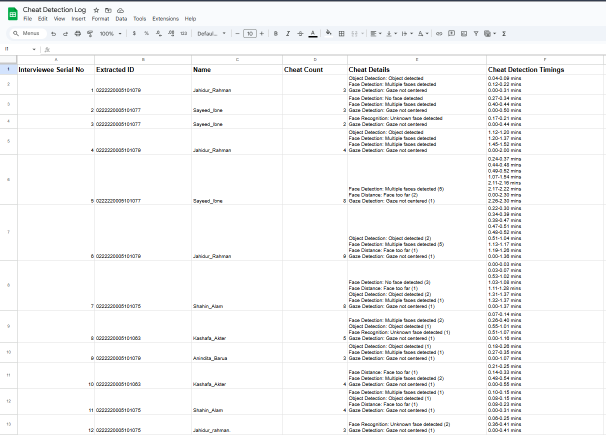
#> input picture Cheat detection data sheet.png, 1212 x 870 px (shown at 1/2 size)
$ python -i 'id extraction.py'   (imports and definitions only)
#> lines starting #> are read from the running program, lines starting #| are printed output that depends on the picture
#> further down, picture is the input picture: shape (870, 1212, 3); mean B, G, R 245.8, 245.5, 245.1
# Extracts and validates 16-digit ID numbers from images using OCR, with scan retries, threading, and user confirmation handling.

import cv2
import pytesseract
import re
import threading
import time
pytesseract.pytesseract.tesseract_cmd = r"C:\Program Files\Tesseract-OCR\tesseract.exe"

class IDExtractor:
    # Initializes the ID extractor and sets default values for tracking scan state
    def __init__(self):
        self.id_result = None
        self.result_frame = None
        self.processing = False
        self.last_scan_time = 0
        self.scan_cooldown = 2
        self.scan_attempts = 0
        self.max_attempts = 5
        self.id_verified = False
        self.waiting_for_confirmation = False
        self.rejection_reason = ""

    # Checks if the given ID number is valid (must be 16 digits and start with '022222')
    def validate_id_number(self, id_number):
        return id_number and len(id_number) == 16 and id_number.startswith('022222')

    # Extracts a valid ID number from an image using OCR
    def extract_id_number(self, image):
        img = cv2.resize(image, None, fx=2.0, fy=2.0, interpolation=cv2.INTER_CUBIC)
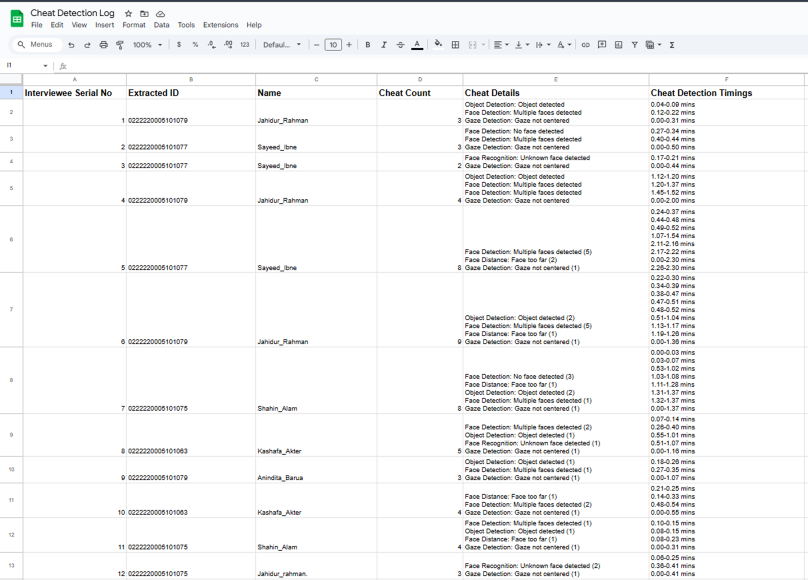
#> img: shape (1740, 2424, 3) (shown at 1/3 size); mean B, G, R 245.2, 244.9, 244.6
        gray = cv2.cvtColor(img, cv2.COLOR_BGR2GRAY)
        thresh = cv2.adaptiveThreshold(gray, 255, cv2.ADAPTIVE_THRESH_GAUSSIAN_C, cv2.THRESH_BINARY, 11, 2)
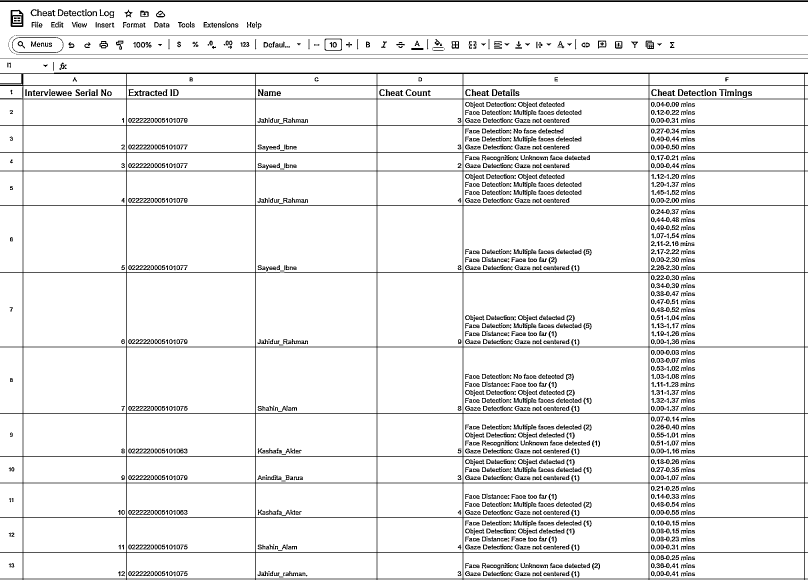
#> thresh: shape (1740, 2424) (shown at 1/3 size); 93.2% white; black in thin lines or dots
        config = r'--oem 3 --psm 6 -c tessedit_char_whitelist=0123456789'
#> (the run stopped early here; a loop or call above may not have finished)
